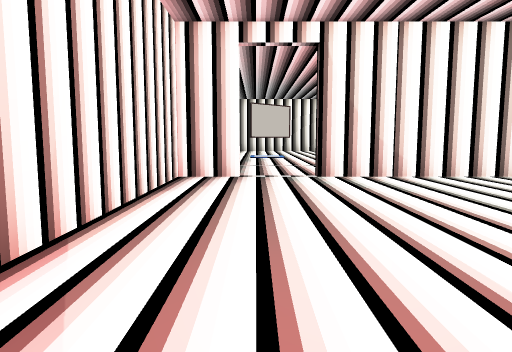
View 1 (above)

13 first-person views from a walk through a scene from a Unity 3-D project. The camera is 1.5 m above the floor, tilts 6° down and sees 70° across. Doors are open. The floor is counted in squares, 2 m on a side. Each view is taken from the middle of a square. On the plan, view 1 faces up. The plan holds only what a view shows up to about 11 squares ahead; the rest is blank. Some surface patterns are stand-ins.

View 2
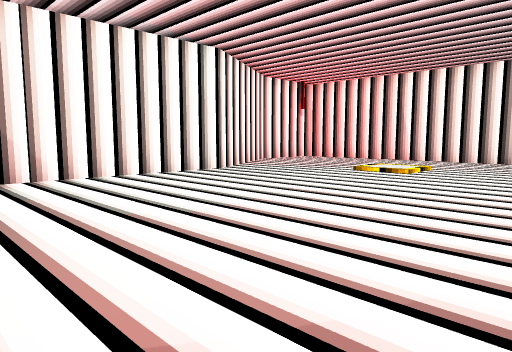

View 3
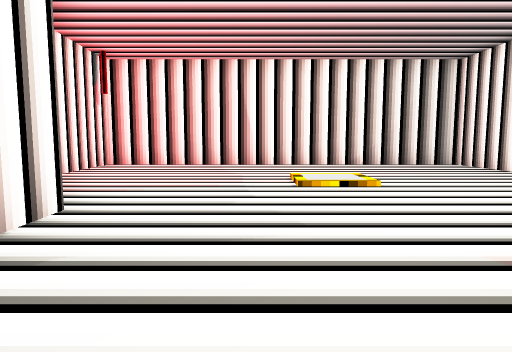

View 4
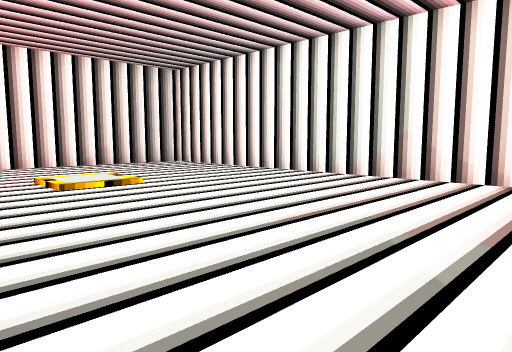

View 5
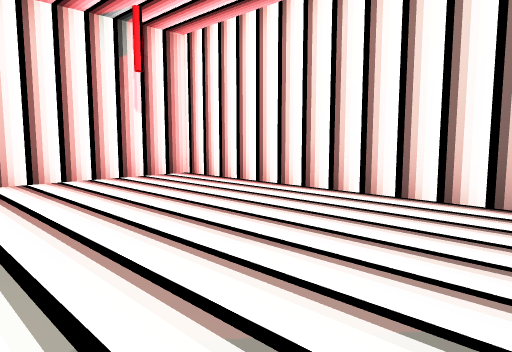

View 6
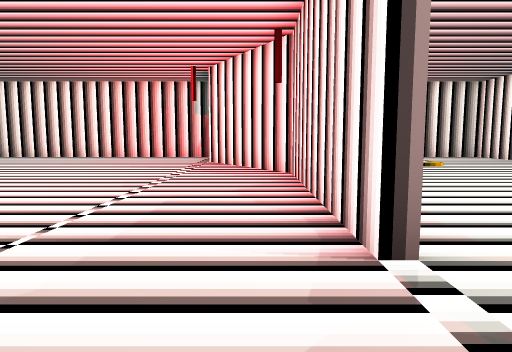

View 7
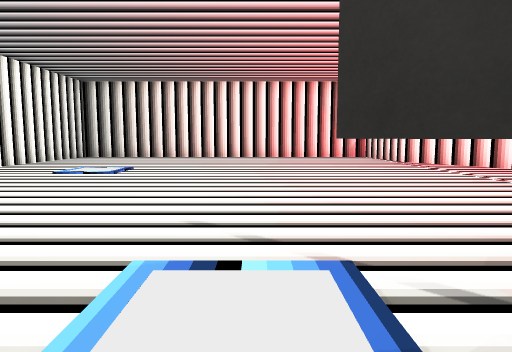

View 8
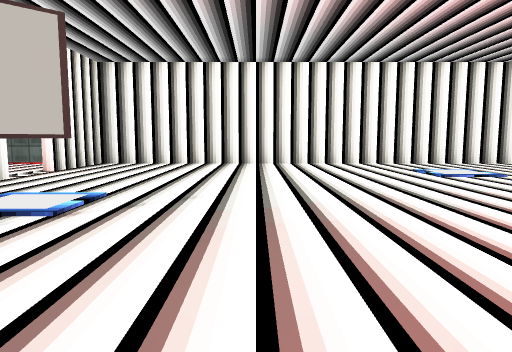

View 9
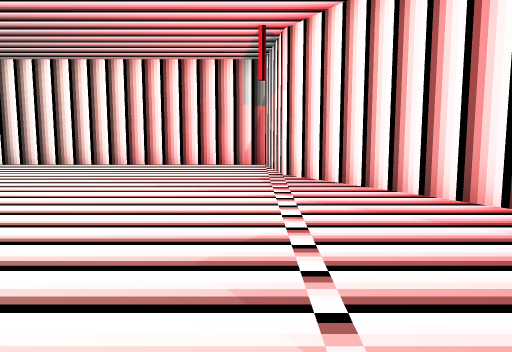

View 10
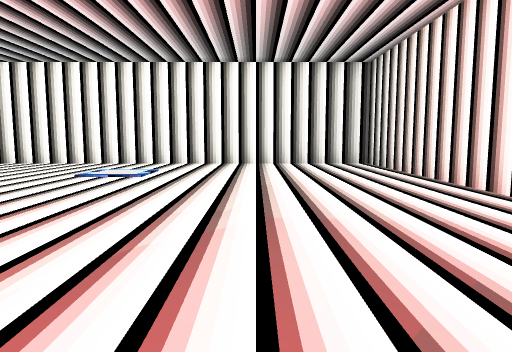

View 11
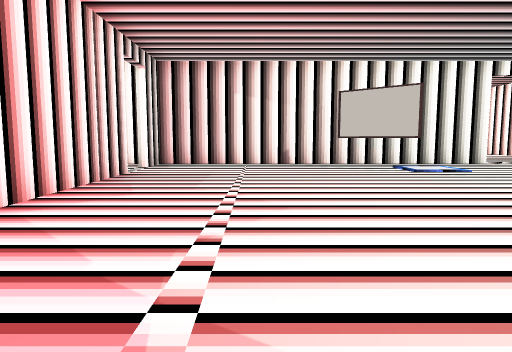

View 12
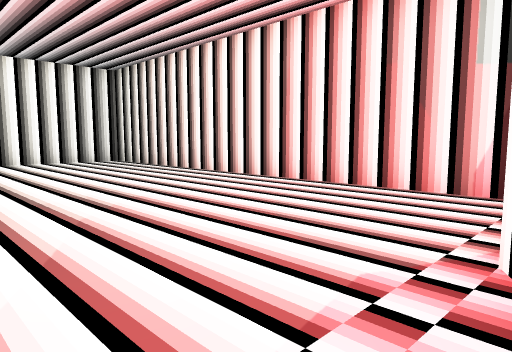

View 13
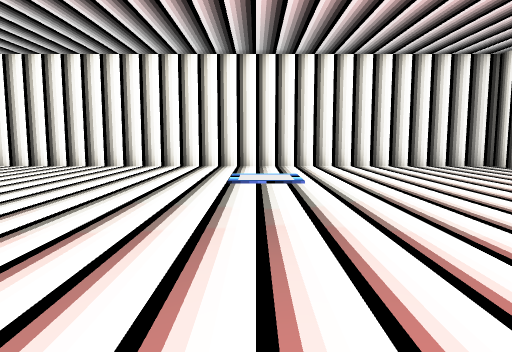

### Floor plan
Points are (right, up) in squares from view 1. A wall is a line through its corners. A room is listed if a view was taken in it or the views show most of it. See-through windows are left out.
Room 1 (views 1, 2, 3, 4, 5)
walls: (4.1, -0.6) (13.3, -0.6) (13.3, 9.1) (10.5, 9); (8.7, 8.1) (6.8, 7) (1.2, 7); (-0.3, 7) (-1.5, 7) (-1.5, -0.6) (1.9, -0.6)
ways out: open door at (0.5, 7) to room 2
Room 2 (views 6, 7, 8, 9, 10, 11, 12, 13)
walls: (-1.5, 16.7) (-1.5, 7.3) (-0.3, 7.3); (1.1, 7.3) (6.7, 7.3) (10.4, 9.5) (13.3, 9.7) (13.3, 20.6) (-1.5, 20.6) (-1.5, 18.1)
ways out: open door at (0.5, 7) to room 1; open door at (-1.7, 17.3)
objects: other object (0, 12) to (1, 13)

Where each view was taken, in squares from view 1:
view 1: 0 up, 0 right, facing up
view 2: 0 up, 1 right, facing up-right
view 3: 5 up, 3 right, facing right
view 4: 6 up, 3 right, facing down-right
view 5: 6 up, 3 right, facing down-left
view 6: 8 up, 1 left, facing right
view 7: 14 up, 1 left, facing right
view 8: 10 up, 3 right, facing up
view 9: 10 up, 3 right, facing right
view 10: 10 up, 10 right, facing up
view 11: 10 up, 9 right, facing left
view 12: 9 up, 8 right, facing up-right
view 13: 11 up, 7 right, facing up
